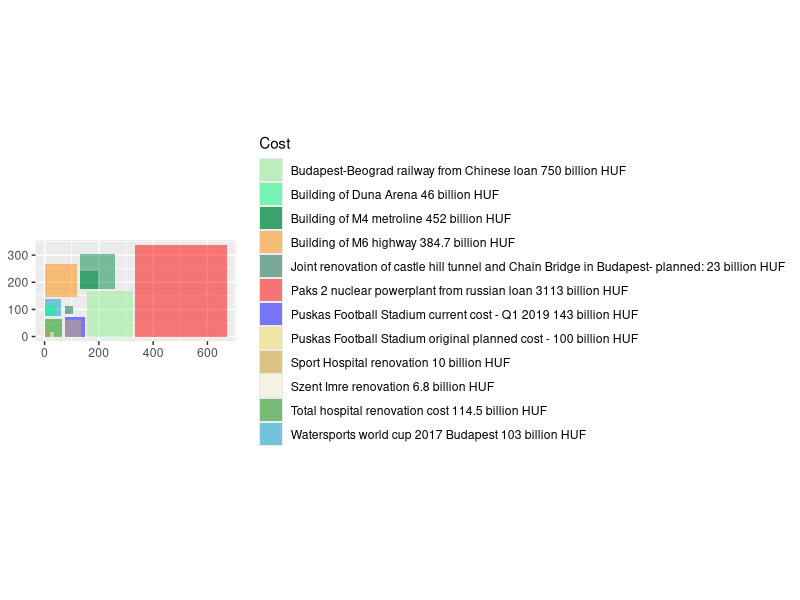

Source code (R):
library(ggplot2)

dat <- data.frame(ChineseTrain <- 750*10^9,
Paks2 <- 311.3*10^10,
MeszarosLoLo <- 381.3*10^9,
Csanyi <- 317.2*10^9,
JeffBezos <- 264.8*131*10^9,
GySoros <- 2264.8*8*10^9,
TunnelChaneBridge_planned <- 23*10^9,
VizesVB <- 103*10^9,
DunaArena <- 46*10^9, #included in VizesVB
Puskas_planned <- 100*10^9,
Puskas_now <- 143*10^9,
HospitalRenovation_StImre <- 6.8*10^9,
HospitalRenovation_Sport <- 10^10,
HospitalRenovation_total <- 114.5*10^9,
M4Line_planned <- 120*10^9,
M4Line_final <- 452*10^9,
M6Highway_2010 <- 384.7*10^9,
AvgProperty <- 27.1*10^6) #Average property of a Hungarian family @end of 2017

dat <- sqrt(dat/dat$AvgProperty) #each pixel is a Ford Mondeo and sqrt is for square side sizes
gap <- 10 #gap between rectangles on the plot

plot <- ggplot(data=dat) + coord_fixed(ratio = 1)
#total value of hospital restorations since 2010 according to government communication
THx1 <- 0
THx2 <- THx1+dat$HospitalRenovation_total
THy1 <- 0
THy2 <- THy1+dat$HospitalRenovation_total

plot <- plot +geom_rect(mapping = aes(xmin=THx1, xmax=THx2, ymin=THy1, ymax=THy2, fill="Total hospital renovation cost 114.5 billion HUF"), alpha=0.5)

#cost of "Sport Hospital" renovation
SHx1 <- THx1
SHx2 <- dat$HospitalRenovation_Sport
SHy1 <- THy1
SHy2 <- SHy1+dat$HospitalRenovation_Sport

plot <- plot + geom_rect(mapping = aes(xmin=SHx1, xmax=SHx2, ymin=SHy1, ymax=SHy2, fill="Sport Hospital renovation 10 billion HUF"), alpha=0.5)

#cost of St. Imre Hospital renovation
SIHx1 <- SHx2
SIHx2 <- SIHx1+dat$HospitalRenovation_StImre
SIHy1 <- THy1
SIHy2 <- SIHy1+dat$HospitalRenovation_StImre

plot <- plot + geom_rect(mapping = aes(xmin=SIHx1, xmax=SIHx2, ymin=SIHy1, ymax=SIHy2, fill="Szent Imre renovation 6.8 billion HUF"), alpha=0.5)

#current cost of Puskas Football Stadium re-build per Q1 2019
PSx1 <- THx2+gap
PSx2 <- PSx1+dat$Puskas_now
PSy1 <- 0
PSy2 <- PSy1+dat$Puskas_now

plot <- plot + geom_rect(mapping = aes(xmin=PSx1, xmax=PSx2, ymin=PSy1, ymax=PSy2, fill="Puskas Football Stadium current cost - Q1 2019 143 billion HUF"), alpha=0.5)

#originally planned cost of Puskas Football Field re-build
PSOx1 <- PSx1
PSOx2 <- PSOx1+dat$Puskas_planned
PSOy1 <- PSy1
PSOy2 <- PSOy1+dat$Puskas_planned

plot <- plot + geom_rect(mapping = aes(xmin=PSOx1, xmax=PSOx2, ymin=PSOy1, ymax=PSOy2, fill="Puskas Football Stadium original planned cost - 100 billion HUF"), alpha=0.3)

#Cost of Budapest-Beograd railway (Chinese loan)
BBRx1 <- PSx2+gap
BBRx2 <- BBRx1 + dat$ChineseTrain
BBRy1 <- 0
BBRy2 <- BBRy1+dat$ChineseTrain

plot <- plot + geom_rect(mapping = aes(xmin=BBRx1, xmax=BBRx2, ymin=BBRy1, ymax=BBRy2,  fill="Budapest-Beograd railway from Chinese loan 750 billion HUF"), alpha=0.5)

#cost of Paks 2 nuclear powerplant (Russian loan)
P2x1 <- BBRx2+gap
P2x2 <- P2x1 + dat$Paks2
P2y1 <- 0
P2y2 <- P2y1+dat$Paks2

plot <- plot + geom_rect(mapping = aes(xmin=P2x1, xmax=P2x2, ymin=P2y1, ymax=P2y2, fill="Paks 2 nuclear powerplant from russian loan 3113 billion HUF"), alpha=0.5)

#cost of watersport world cup 2017 Budapest
WSx1 <- 0
WSx2 <- WSx1+dat$VizesVB
WSy1 <- THy2+gap
WSy2 <- WSy1+dat$VizesVB

plot <- plot + geom_rect(mapping = aes(xmin=WSx1, xmax=WSx2, ymin=WSy1, ymax=WSy2, fill="Watersports world cup 2017 Budapest 103 billion HUF"), alpha=0.5)

#cost of DUna Arena facility for watersports world cup 2017
DAx1 <- WSx1
DAx2 <- dat$DunaArena
DAy1 <- WSy1
DAy2 <- DAy1+dat$DunaArena

plot <- plot + geom_rect(mapping = aes(xmin=DAx1, xmax=DAx2, ymin=DAy1, ymax=DAy2, fill="Building of Duna Arena 46 billion HUF"), alpha=0.5)

#M6 highway building cost
M6x1 <- 0
M6x2 <- M6x1+dat$M6Highway_2010
M6y1 <- WSy2+gap
M6y2 <- M6y1+dat$M6Highway_2010

plot <- plot + geom_rect(mapping = aes(xmin=M6x1, xmax=M6x2, ymin=M6y1, ymax=M6y2, fill="Building of M6 highway 384.7 billion HUF"), alpha=0.5)

#M4 metro line final cost
M4x1 <- M6x2+gap
M4x2 <- M4x1+dat$M4Line_final
M4y1 <- BBRy2+gap
M4y2 <- M4y1+dat$M4Line_final

plot <- plot + geom_rect(mapping = aes(xmin=M4x1, xmax=M4x2, ymin=M4y1, ymax=M4y2, fill="Building of M4 metroline 452 billion HUF"), alpha=0.5)

#M4 metro line planned original cost
M4Ox1 <- M6x2+gap
M4Ox2 <- M4x1+dat$M4Line_planned
M4Oy1 <- BBRy2+gap
M4Oy2 <- M4y1+dat$M4Line_planned

plot <- plot + geom_rect(mapping = aes(xmin=M4Ox1, xmax=M4Ox2, ymin=M4Oy1, ymax=M4Oy2, fill="Building of M4 metroline 452 billion HUF"), alpha=0.5)

#renovation of Bp tunnel and chain bridge
TCx1 <- THx2+gap
TCx2 <- TCx1+dat$TunnelChaneBridge_planned
TCy1 <- PSy2+gap
TCy2 <- TCy1+dat$TunnelChaneBridge_planned

plot <- plot + geom_rect(mapping = aes(xmin=TCx1, xmax=TCx2, ymin=TCy1, ymax=TCy2, fill="Joint renovation of castle hill tunnel and Chain Bridge in Budapest- planned: 23 billion HUF"), alpha=0.7)

plot <- plot + scale_fill_manual(name="Cost", values = c('lightgreen', 'springgreen', 'springgreen4', 'darkorange', 'aquamarine4', 'red', 'blue', 'gold', 'goldenrod3', 'cornsilk', 'green4', 'deepskyblue3'))

plot